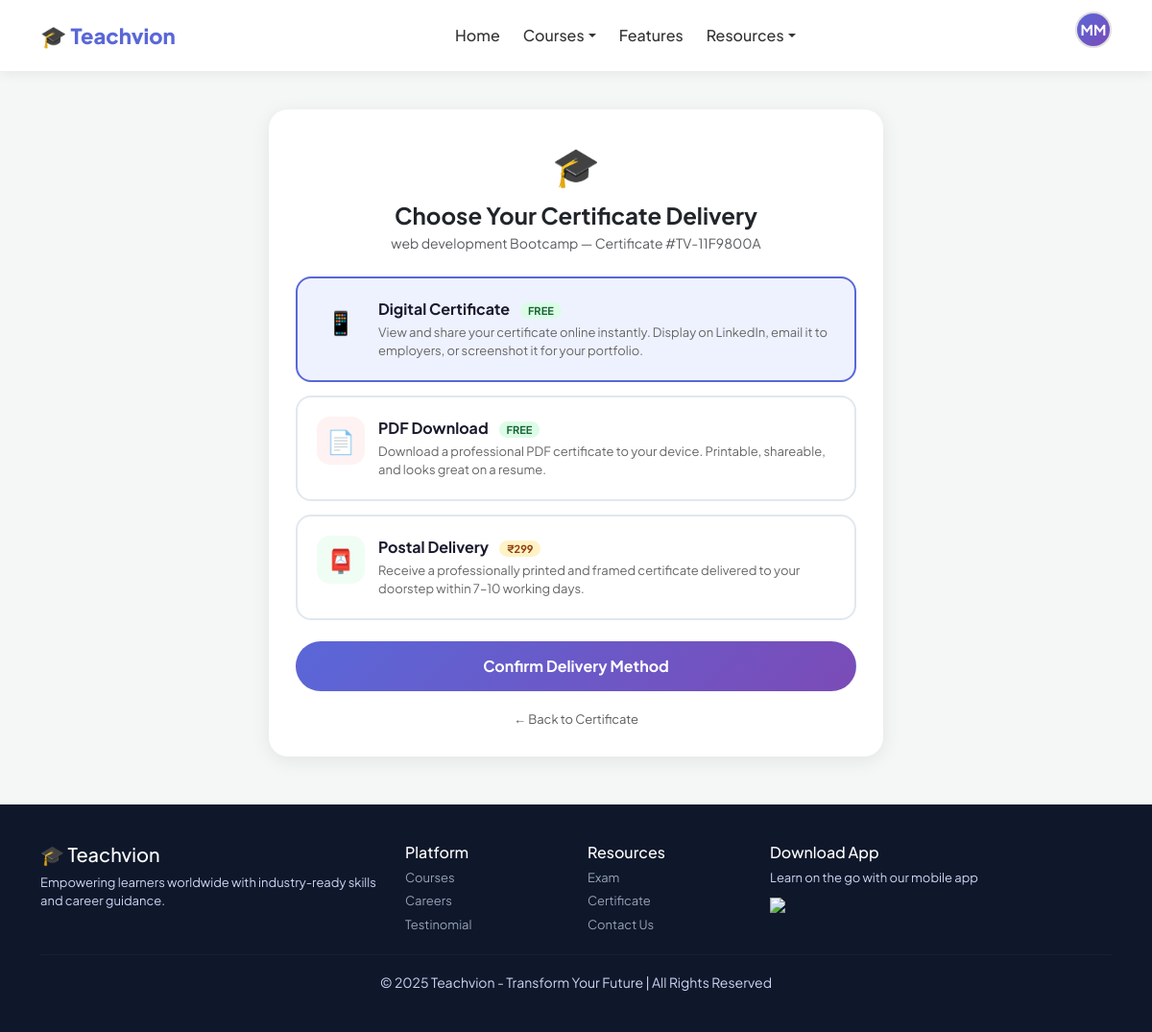
The page /certificate/1/delivery/ (signed in) on the database its author committed.
### accounts/models.py (models this page shows, shortened)
class CustomUser(AbstractUser):
    ROLE_CHOICES = [
        ('student', 'Student'),
        ('trainer', 'Trainer'),
        ('admin', 'Admin'),
    ]
    email = models.EmailField(unique=True)
    role = models.CharField(max_length=10, choices=ROLE_CHOICES, default='student')
    phone = models.CharField(max_length=15, blank=True)
    profile_pic = models.ImageField(upload_to='profiles/', blank=True, null=True)
    bio = models.TextField(blank=True)
    created_at = models.DateTimeField(auto_now_add=True)
    USERNAME_FIELD = 'email'
    REQUIRED_FIELDS = ['username', 'first_name', 'last_name']
    def get_dashboard_url(self):
        urls = {
            'student': '/dashboard/student/',
            'trainer': '/dashboard/trainer/',
            'admin':   '/dashboard/admin/',
        }
        return urls.get(self.role, '/')

### certificates/models.py (models this page shows, shortened)
class Certificate(models.Model):
    DELIVERY_CHOICES = [
        ('digital', 'Digital Download'),
        ('post', 'Postal Mail'),
        ('pdf', 'PDF Download'),
    ]
    student = models.ForeignKey(settings.AUTH_USER_MODEL, on_delete=models.CASCADE, related_name='certificates')
    course = models.ForeignKey(Course, on_delete=models.CASCADE, related_name='certificates')
    exam_attempt = models.OneToOneField(
        'exams.ExamAttempt', on_delete=models.SET_NULL,
        null=True, blank=True, related_name='certificate'
    )
    certificate_number = models.CharField(max_length=20, unique=True, editable=False)
    delivery_method = models.CharField(max_length=10, choices=DELIVERY_CHOICES, default='digital')
    postal_address = models.TextField(blank=True)
    issued_at = models.DateTimeField(auto_now_add=True)

### courses/models.py (models this page shows, shortened)
class Course(models.Model):
    CATEGORY_CHOICES = [
        ('web', 'Web Development'),
        ('java', 'Java Full Stack'),
        ('python', 'Python Full Stack'),
        ('data', 'Data Analytics'),
        ('ai', 'AI/ML'),
        ('accounting', 'Accounting & Finance'),
        ('business', 'Business Management'),
        ('diet', 'Diet & Nutrition'),
        ('computer_science', 'Computer Science'),
    ]
    trainer = models.ForeignKey(
        settings.AUTH_USER_MODEL,
        on_delete=models.SET_NULL,
        null=True, blank=True,
        related_name='courses_taught',
        limit_choices_to={'role': 'trainer'}
    )
    title = models.CharField(max_length=200)
    description = models.TextField()
    category = models.CharField(max_length=20, choices=CATEGORY_CHOICES)
    price = models.DecimalField(max_digits=10, decimal_places=2)
    thumbnail = models.ImageField(upload_to='course_thumbnails/', blank=True, null=True)
    badge = models.CharField(max_length=50, blank=True)
    is_active = models.BooleanField(default=True)
    created_at = models.DateTimeField(auto_now_add=True)
    updated_at = models.DateTimeField(auto_now=True)

### certificates/views.py (the view, shortened to what this page needs)
# urls.py: path('certificate/<int:cert_id>/delivery/', views.certificate_delivery_view, name='certificate_delivery'),
@login_required
def certificate_delivery_view(request, cert_id):
    cert = get_object_or_404(Certificate, id=cert_id, student=request.user)
    return render(request, 'delivery_choice.html', {'cert': cert})

### certificates/templates/delivery_choice.html (shortened to what this page needs)
{% extends 'base.html' %}
{% block content %}
<div class="container">
  <div class="delivery-card">
    <div class="text-center mb-4">
      <div style="font-size:40px; margin-bottom:8px;">🎓</div>
      <h4 class="fw-bold mb-1">Choose Your Certificate Delivery</h4>
      <p class="text-muted" style="font-size:14px;">{{ cert.course.title }} — Certificate #{{ cert.certificate_number }}</p>
    </div>
    <form method="post" action="{% url 'certificate_delivery' cert.id %}">
      <div class="option-box selected" id="opt-digital" onclick="selectMethod('digital', this)">
        <div class="option-icon" style="background:#eef2ff;">📱</div>
        <div>
          <div class="option-title">Digital Certificate <span class="option-free">FREE</span></div>
          <div class="option-desc">View and share your certificate online instantly. Display on LinkedIn, email it to employers, or screenshot it for your portfolio.</div>
        </div>
      </div>
      <div class="option-box" id="opt-pdf" onclick="selectMethod('pdf', this)">
        <div class="option-icon" style="background:#fef2f2;">📄</div>
        <div>
          <div class="option-title">PDF Download <span class="option-free">FREE</span></div>
          <div class="option-desc">Download a professional PDF certificate to your device. Printable, shareable, and looks great on a resume.</div>
        </div>
      </div>
      <div class="option-box" id="opt-post" onclick="selectMethod('post', this)">
        <div class="option-icon" style="background:#f0fdf4;">📮</div>
        <div>
          <div class="option-title">Postal Delivery <span style="font-size:11px; font-weight:700; padding:2px 8px; border-radius:10px; background:#fef3c7; color:#92400e; margin-left:8px;">₹299</span></div>
          <div class="option-desc">Receive a professionally printed and framed certificate delivered to your doorstep within 7–10 working days.</div>
        </div>
      </div>
      <button type="submit" class="btn w-100 rounded-pill fw-bold mt-2" style="background:linear-gradient(135deg,#5a67d8,#7b4bb7);color:white;padding:13px;">
        Confirm Delivery Method
      </button>
    </form>
    <div class="text-center mt-3">
      <a href="{% url 'certificate_detail' cert.id %}" class="text-muted" style="font-size:13px; text-decoration:none;">
        ← Back to Certificate
      </a>
    </div>
  </div>
</div>
{% endblock %}

### courses/templates/base.html (shortened to what this page needs)
{% load static %}
<!DOCTYPE html>
<html lang="en">
<head>
  <link rel="stylesheet" href="{% static 'css/style.css' %}">
  <link href="https://cdn.jsdelivr.net/npm/bootstrap@5.3.0/dist/css/bootstrap.min.css" rel="stylesheet">
  <link rel="stylesheet" href="https://cdnjs.cloudflare.com/ajax/libs/font-awesome/6.4.0/css/all.min.css">
</head>
<body>
<nav class="navbar navbar-expand-lg">
  <div class="container">
    <a class="logo" href="{% url 'index' %}">🎓 Teachvion</a>
    <div class="collapse navbar-collapse justify-content-center" id="navbarMain">
      <ul class="navbar-nav">
        <li class="nav-item"><a class="nav-link" href="{% url 'index' %}">Home</a></li>
        <li class="nav-item dropdown">
          <a class="nav-link dropdown-toggle" href="#" data-bs-toggle="dropdown">Courses</a>
        </li>
        <li class="nav-item"><a class="nav-link" href="#Features">Features</a></li>
        <li class="nav-item dropdown">
          <a class="nav-link dropdown-toggle" href="#" data-bs-toggle="dropdown">Resources</a>
        </li>
      </ul>
    </div>
    <div class="d-flex align-items-center gap-2">
      {% if user.is_authenticated %}
        <div class="dropdown profile-dropdown">
          <div class="profile-avatar dropdown-toggle" data-bs-toggle="dropdown">
            {% if user.profile_pic %}
              <img src="{{ user.profile_pic.url }}" alt="Profile">
            {% else %}
              {{ user.first_name|first|upper }}{{ user.last_name|first|upper }}
            {% endif %}
          </div>
        </div>
      {% else %}
        <a href="{% url 'login' %}" class="btn btn-login">Log in</a>
        <a href="{% url 'register' %}" class="btn btn-signup">Sign up</a>
      {% endif %}
    </div>
  </div>
</nav>
{% block content %}{% endblock %}
<footer class="footer">
  <div class="container">
    <div class="row">
      <div class="col-md-4">
        <h5>🎓 Teachvion</h5>
        <p>Empowering learners worldwide with industry-ready skills and career guidance.</p>
      </div>
      <div class="col-md-2">
        <h6>Platform</h6>
        <p><a href="{% url 'index' %}#courses">Courses</a></p>
        <p><a href="{% url 'index' %}#jobs">Careers</a></p>
        <p><a href="{% url 'index' %}#testinomial">Testinomial</a></p>
      </div>
      <div class="col-md-2">
        <h6>Resources</h6>
        <p><a href="{% url 'exam' %}">Exam</a></p>
        <p><a href="{% url 'certificate' %}">Certificate</a></p>
        <p><a href="#contact">Contact Us</a></p>
      </div>
      <div class="col-md-4">
        <h6>Download App</h6>
        <p>Learn on the go with our mobile app</p>
        <img src="https://upload.wikimedia.org/wikipedia/commons/7/78/Google_Play_Store_badge_EN.svg" width="130">
      </div>
    </div>
    <hr>
    <div class="text-center">
      <small>© 2025 Teachvion - Transform Your Future | All Rights Reserved</small>
    </div>
  </div>
</footer>
</body>
</html>

### static/css/style.css (style rules this page uses)
:root { --primary: #5a67d8; --primary-dark: #4c56c0; --accent: #7b4bb7; --success: #2d6a4f; --bg: #f4f7f6; --text: #1a1a2e; }
* { font-family: 'Plus Jakarta Sans', 'Segoe UI', sans-serif; box-sizing: border-box; }
body { background: var(--bg); margin: 0; color: var(--text); }
.navbar { background: white; padding: 12px 0; box-shadow: 0 2px 12px rgba(0, 0, 0, 0.07); position: sticky; top: 0; z-index: 1000; }
.logo { font-size: 22px; font-weight: 800; color: var(--primary); text-decoration: none; }
.nav-link { color: #333 !important; font-weight: 500; margin: 0 4px; transition: color 0.2s; }
.footer { background: #0f172a; color: #cbd5f5; padding: 40px 0; margin-top: 50px; }
.footer h5, .footer h6 { color: white; }
.footer p { font-size: 13px; margin: 5px 0; }
.footer a { color: #94a3b8; text-decoration: none; font-size: 13px; }
.footer hr { border-color: #334155; }
.profile-avatar { width: 38px; height: 38px; border-radius: 50%; background: linear-gradient(135deg, var(--primary), var(--accent)); color: white; font-weight: 700; font-size: 15px; display: flex; align-items: center; justify-content: center; cursor: pointer; border: 2px solid #e0e0e0; }
body { background: url('https://images.unsplash.com/photo-1600585154731-9d8e469e2b01?ixlib=rb-4.0.3&auto=format&fit=crop&w=1350&q=80') no-repeat center center fixed; background-size: cover; }
.delivery-card { background: white; border-radius: 20px; padding: 28px; box-shadow: 0 4px 20px rgba(0,0,0,.08); max-width: 640px; margin: 40px auto; }
.option-box { border: 2px solid #e0e8f0; border-radius: 16px; padding: 20px; cursor: pointer; transition: .2s; margin-bottom: 14px; display: flex; align-items: flex-start; gap: 14px; }
.option-box.selected { border-color: #5a67d8; background: #eef2ff; }
.option-icon { width: 50px; height: 50px; border-radius: 14px; display: flex; align-items: center; justify-content: center; font-size: 24px; flex-shrink: 0; }
.option-title { font-weight: 700; font-size: 16px; color: #1a1a2e; margin-bottom: 3px; }
.option-desc { font-size: 13px; color: #666; line-height: 1.5; }
.option-free { font-size: 11px; font-weight: 700; padding: 2px 8px; border-radius: 10px; background: #dcfce7; color: #166534; margin-left: 8px; }
body { background: #f4f7f6; }
.profile-avatar { width: 90px; height: 90px; border-radius: 50%; background: linear-gradient(135deg,#1a5f7a,#2d6a4f); color: white; font-size: 32px; font-weight: 800; display: flex; align-items: center; justify-content: center; margin: 0 auto 12px; position: relative; }
body { background: #f4f7fc; }

### courses/templates/base.html (style rules this page uses)
:root { --primary: #5a67d8; --primary-dark: #4c56c0; --accent: #7b4bb7; --success: #2d6a4f; --bg: #f4f7f6; }
* { font-family: 'Plus Jakarta Sans', sans-serif; }
body { background: var(--bg); margin: 0; }
.navbar { background: white; padding: 12px 0; box-shadow: 0 2px 12px rgba(0,0,0,0.07); position: sticky; top: 0; z-index: 1000; }
.logo { font-size: 22px; font-weight: 800; color: var(--primary); text-decoration: none; }
.nav-link { color: #333 !important; font-weight: 500; margin: 0 4px; }
.profile-dropdown .dropdown-toggle::after { display: none; }
.profile-avatar { width: 38px; height: 38px; border-radius: 50%; background: linear-gradient(135deg, var(--primary), var(--accent)); color: white; font-weight: 700; font-size: 15px; display: flex; align-items: center; justify-content: center; cursor: pointer; border: 2px solid #e0e0e0; }
.footer { background: #0f172a; color: #cbd5f5; padding: 40px 0; margin-top: 50px; }
.footer h5, .footer h6 { color: white; }
.footer p, .footer a { font-size: 13px; margin: 5px 0; }
.footer a { color: #94a3b8; text-decoration: none; }
.footer hr { border-color: #334155; }

### rows shown on the page
CustomUser: first_name|first "M", last_name|first "M"
Certificate: course "web development Bootcamp", certificate_number "TV-11F9800A"
